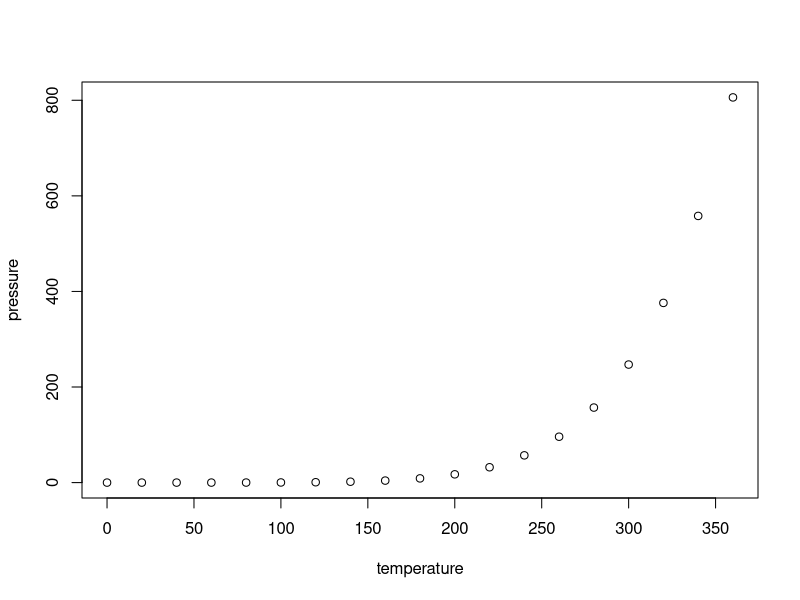
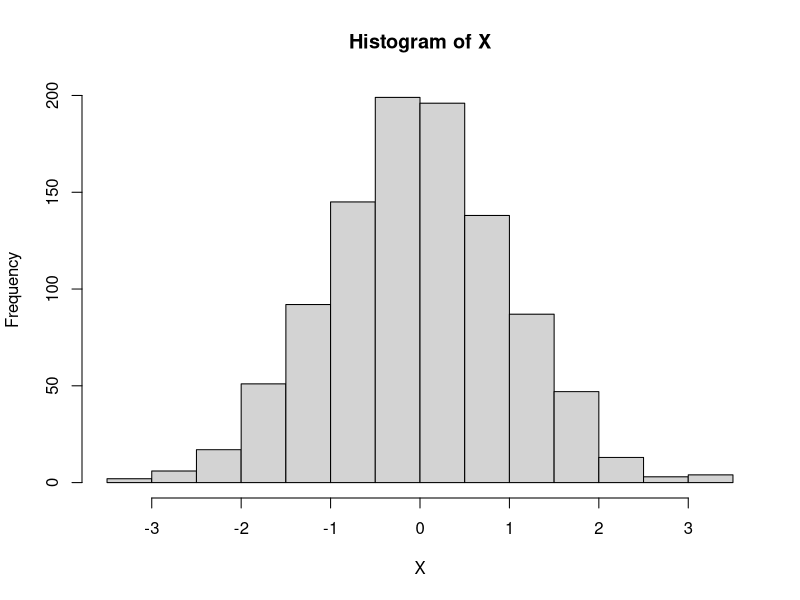

Generate these figures, in order, with R:
## ---- chunk 1
knitr::opts_chunk$set(echo = TRUE)
## ---- chunk 2
(today <- Sys.Date())
## ---- chunk 3
summary(cars)
## ---- chunk 4
plot(pressure)
## ---- chunk 5
n=1000
X=rnorm(n)
hist(X)
